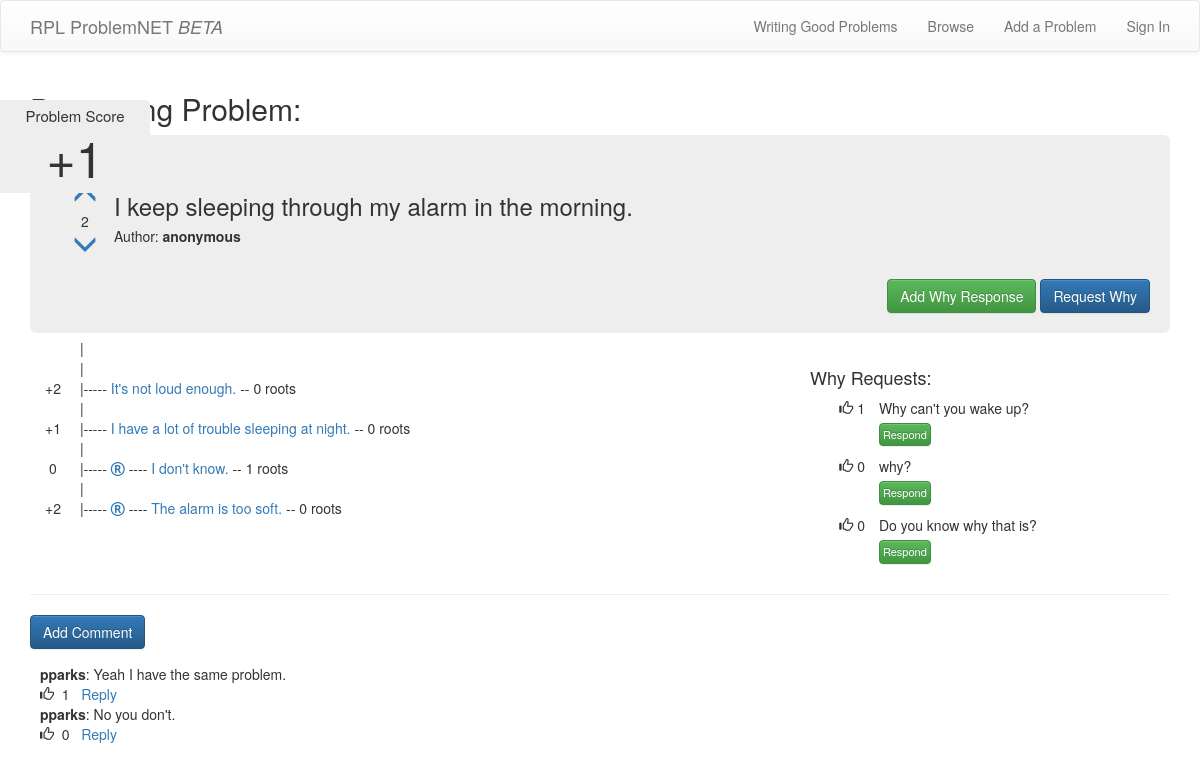
The app's page /problem/1/ with its own data.
### problems/models.py (models this page shows, shortened)
class Problem(models.Model):
    author = models.ForeignKey(User)
    anonymous_author = models.BooleanField(default=False)
    problem = models.ForeignKey('self',related_name='problems', null=True)
    text = models.TextField()
    create_date = models.DateTimeField(default=timezone.now)
    upvotes = models.ManyToManyField(User, related_name='upvotes')
    downvotes = models.ManyToManyField(User, related_name='downvotes')
    in_response_to = models.TextField()
    def count_subproblems(self):
        def count_subs(problem):
            count = 0
            if problem.problems:
                for p in problem.problems.all():
                    count = count + 1
                    count = count + count_subs(p)
            return count
        return count_subs(self)
    def overall_votes(self):
        def recursive_upvotes(problem):
            upvotelist = self.upvotes.all()
            if problem.problems:
                for p in problem.problems.all():
                    upvotelist = list(set(list(upvotelist) + list(p.upvotes.all())))
                    upvotelist = list(set(list(upvotelist) + list(recursive_upvotes(p))))
            return upvotelist
        def recursive_downvotes(problem):
            downvotelist = self.downvotes.all()
            if problem.problems:
                for p in problem.problems.all():
                    downvotelist = list(set(list(downvotelist) + list(p.downvotes.all())))
                    downvotelist = list(set(list(downvotelist) + list(recursive_downvotes(p))))
            return downvotelist
        return len(recursive_upvotes(self)) - len(recursive_downvotes(self))
    def present_overall_votes(self):
        presenting_problem = self
        return presenting_problem.overall_votes()
    def has_parent(self):
        if self.problem:
            return True
        else:
            return False
    def total_votes(self):
        return self.upvotes.count() - self.downvotes.count()

class WhyRequest(models.Model):
    problem = models.ForeignKey('problems.Problem', related_name='why_requests', null=True)
    author = models.ForeignKey(User)
    text = models.TextField()
    create_date = models.DateTimeField(default=timezone.now)
    likes = models.ManyToManyField(User, related_name='why_request_likes')
    def total_likes(self):
        return self.likes.count()

class Comment(models.Model):
    problem = models.ForeignKey('problems.Problem', related_name='comments', null=True)
    author = models.ForeignKey(User)
    text = models.TextField()
    create_date = models.DateTimeField(default=timezone.now)
    approved_comment = models.BooleanField(default=False)
    likes = models.ManyToManyField(User, related_name='comment_likes')
    def total_likes(self):
        return self.likes.count()

### problems/views.py (the view, shortened to what this page needs)
# urls.py: url(r'^problem/(?P<pk>\d+)/$', views.ProblemDetailView.as_view(), name='problem_detail'),
class ProblemDetailView(DetailView):
    model = models.Problem
    context_object_name = 'problem'
    template_name = 'problems/problem_detail.html'
    def get_context_data(self, **kwargs):
        ctx = super(ProblemDetailView, self).get_context_data(**kwargs)
        problem = get_object_or_404(models.Problem,pk=int(self.kwargs['pk']))
        ancestor_array = []
        ctx['ancestor_array'] = ancestor_array
        ctx['problem'] = problem
        return ctx

### problems/templates/problems/problem_detail.html (shortened to what this page needs)
{% extends "sitewide/base.html" %}
{% block content %}
{% if ancestor_array %}
  {% for root in ancestor_array %}
  <a href="{% url 'problems:problem_detail' pk=root.pk%}">{{root.text}}</a>
  <br>
  {% endfor %}
{% else %}
  <h2>Presenting Problem:</h2>
{% endif %}
  <div class="jumbotron problem_jumbo">
    <div class="detailproblem_item">
      <div class="list_upvotediv">
        <a class = "{% if user in problem.upvotes.all %}voted{%endif%}" {% if user.is_authenticated %} href="{% url 'problems:detailupvote' pk=problem.pk %}" {% else %} href="{% url "users:login" %}" {% endif %}>
          <div class="sub_upvotediv">
            <span class="glyphicon glyphicon-menu-up ticker"></span>
          </div>
        </a>
        <div class="sub_upvotediv">
          <span>{{problem.total_votes}}</span>
        </div>
        <a class = "{% if user in problem.downvotes.all %}voted{%endif%}" {% if user.is_authenticated %} href="{% url 'problems:detaildownvote' pk=problem.pk %}" {% else %} href="{% url "users:login" %}" {% endif %}>
          <div class="sub_upvotediv">
            <span class="glyphicon glyphicon-menu-down ticker"></span>
          </div>
        </a>
      </div>
      <div class="detailproblem_description">
        <h3>{{problem.text}}</h3>
        <h5>Author: <strong>{% if problem.anonymous_author %}anonymous{% else %}{{problem.author}}{%endif%}</strong></h5>
      </div>
    </div>
    {% if user == problem.author %}
      <div class="btn-addwhy">
        {% if problem.whys.all.count > 0 %}
          <div class="why_marker btn btn-primary"></div>
          {{problem.total_root_requests}}
        {% else %}
          <a class="btn btn-success" {% if user.is_authenticated %} href="{% url "problems:create" pk=problem.pk pk2=0 %}" {% else %} href="{% url "users:login" %}" {% endif %}>Add Why Response</a>
        {% endif %}
      </div>
    {% else %}
      <div class="btn-addwhy">
        {% if problem.whys.all.count > 0 %}
          <div class="why_marker btn btn-primary"><i class="fa fa-question-circle" aria-hidden="true"></i></div>
          {{problem.total_root_requests}}
        {% else %}
            <a class="btn btn-success" {% if user.is_authenticated %} href="{% url "problems:create" pk=problem.pk pk2=0 %}" {% else %}
            href="{% url "users:login" %}" {% endif %}>Add Why Response</a>
            <a class="btn {% if user in problem.root_requests.all %} btn-warning {% else %} btn-primary {% endif %} btn-addwhy" {% if user.is_authenticated %}
            href="{% url 'problems:addwhyrequest' pk=problem.pk%}" {% else %} href="{% url "users:login" %}" {% endif %}>
            {% if user in problem.root_requests.all %} Why Requested {% else %}Request Why {% endif %}
            </a>
        {% endif %}
      </div>
    {% endif %}
    <div class="detail_problem_weight">
      <div id='problem_score_title' class=''>
        Problem Score
      </div>
      <div id="problem_score_votes">
        {% if problem.present_overall_votes > 0%}
        +{{problem.present_overall_votes}}
        {%else%}
        {{problem.present_overall_votes}}
        {%endif%}
      </div>
    </div>
  </div>
{% if problem.problems.all.count > 0%}
<div class="root">
  |<br>
</div>
{% endif %}
<div class="row">
  <div class="col-sm-8">
    {% for sub in problem.problems.all %}
      <div class="subproblemvotesdiv">
        {% if sub.overall_votes > 0%}
        +{{sub.overall_votes}}
        {%else%}
        {{sub.overall_votes}}
        {%endif%}
      </div>
      <div class="subproblemsdiv ">
        |<br>
        |-----{% if sub.in_response_to %}
        <a href="" data-toggle="modal" data-target="#{{sub.pk}}" class="nohovereffects"><i class="fa fa-registered" aria-hidden="true"></i></a>
        ----{% endif %}
        <a href="{% url 'problems:problem_detail' pk=sub.pk %}">{{sub.text}}</a>
        -- {{sub.count_subproblems}} roots
            <br>
      </div>
      <br>
    {% endfor %}
  </div>
  <div class="col-sm-4 ">
  {% if problem.why_requests.all.count > 0 %}
    <h4>Why Requests:</h4>
    <div>
    {% for whyrequest in problem.why_requests.all %}
    <div class="whyrequest_container">
      <div class="whyrequestlikes">
        {% if user.is_authenticated %}
          <a {% if user.is_authenticated %} href="{% url 'problems:likewhyrequest' pk=whyrequest.pk%}" {% else %}
          href="{% url "users:login" %}" {% endif %}>
            {% if user in whyrequest.likes.all %}Unlike{% else %}Like{% endif %}</a>
        {% else %}
          <span class="glyphicon glyphicon-thumbs-up"></span>
        {% endif %}
          {{whyrequest.total_likes}}
      </div>
      <div class="whyrequesttext">
          {{whyrequest.text}}
          <br>
          <a class="btn btn-success whyrequestrespondbutton" {% if user.is_authenticated %}
          href="{% url "problems:create" pk=problem.pk pk2=whyrequest.pk %}" {% else %} href="{% url "users:login" %}" {% endif %}>Respond</a>
      </div>
    </div>
    {% endfor %}
    </div>
  {% endif %}
  </div>
</div>
<hr>
<a class="btn btn-primary btn-problem-comment" {% if user.is_authenticated %} href="{% url "problems:createcomment" pk=problem.pk %}"{% else %} href="{% url "users:login" %}" {% endif %}>Add Comment</a>
{% if problem.comments.all.count > 0 %}
  <div class="problem_conversation">
  {% for comment in problem.comments.all %}
      <strong>{{comment.author}}</strong>: {{comment.text}}
      <br>
      {% if user.is_authenticated %}
        <a href="{% url 'problems:likecomment' pk=comment.pk %}">
          {% if user in comment.likes.all %}Unlike{% else %}Like{% endif %}
        </a>
      {% else %}
      <span class="glyphicon glyphicon-thumbs-up"></span>
      {% endif %}
      &nbsp;{{comment.total_likes}}&nbsp;&nbsp;
      <a {% if user.is_authenticated %} href="{% url 'problems:createreply' pk=comment.pk%}" {% else %} href="{% url "users:login" %}" {% endif %}>Reply</a>
      <br>
  {% endfor%}
</div>
{% endif %}
{% endblock %}

### problems/static/css/style.css (style rules this page uses)
div.subproblemvotesdiv { width: 46px; display: inline-block; text-align: center; }
div.subproblemsdiv { display: inline-block; }
div.root { margin-top: -25px; padding-left: 50px; }
a.whyrequestrespondbutton { font-size: 11px; padding: 3px 3px!important; margin-top: 5px; }
div.whyrequest_container { margin-bottom: 10px; }
div.whyrequestlikes { width: 65px; display: inline-block; vertical-align: top; text-align: right; padding-right: 10px; }
div.whyrequesttext { display: inline-block; width: calc(100% - 70px); }
div.problem_jumbo { position: relative; padding-left: 30px!important; }
div.btn-addwhy { position: absolute; right: 20px; bottom: 20px; }
div.detail_problem_weight { position: fixed; border-top-right-radius: 5px; border-bottom-right-radius: 5px; background-color: #eee; top: 100px; left: 0px; }
div#problem_score_title { width: 150px; text-align: center; padding-top: 5px; font-size: 15px; }
div#problem_score_votes { width: 150px; margin-top: -5px; text-align: center; font-size: 50px; }
div.list_upvotediv { text-align: center; width: 50px; display: inline-block; }
.ticker { font-size: 25px; }
.sub_upvotediv span { width: 100%; }
.detailproblem_description { display: inline-block; vertical-align: top; width: calc(100% - 70px); margin-bottom: 30px; }
.detailproblem_description h3 { margin-top: 10px; }
.problem_conversation { margin-left: 10px; margin-top: 15px; }

### records on screen
Problem: total_votes "2", text "I keep sleeping through my alarm in the morning.", present_overall_votes "1"
Problem: overall_votes "2", text "It's not loud enough.", count_subproblems "0"
Problem: overall_votes "1", text "I have a lot of trouble sleeping at night.", count_subproblems "0"
Problem: overall_votes "0", text "I don't know.", count_subproblems "1"
Problem: overall_votes "2", text "The alarm is too soft.", count_subproblems "0"
WhyRequest: total_likes "1", text "Why can't you wake up?"
WhyRequest: total_likes "0", text "why?"
WhyRequest: total_likes "0", text "Do you know why that is?"
Comment: author "pparks", text "Yeah I have the same problem.", total_likes "1"
Comment: author "pparks", text "No you don't.", total_likes "0"
